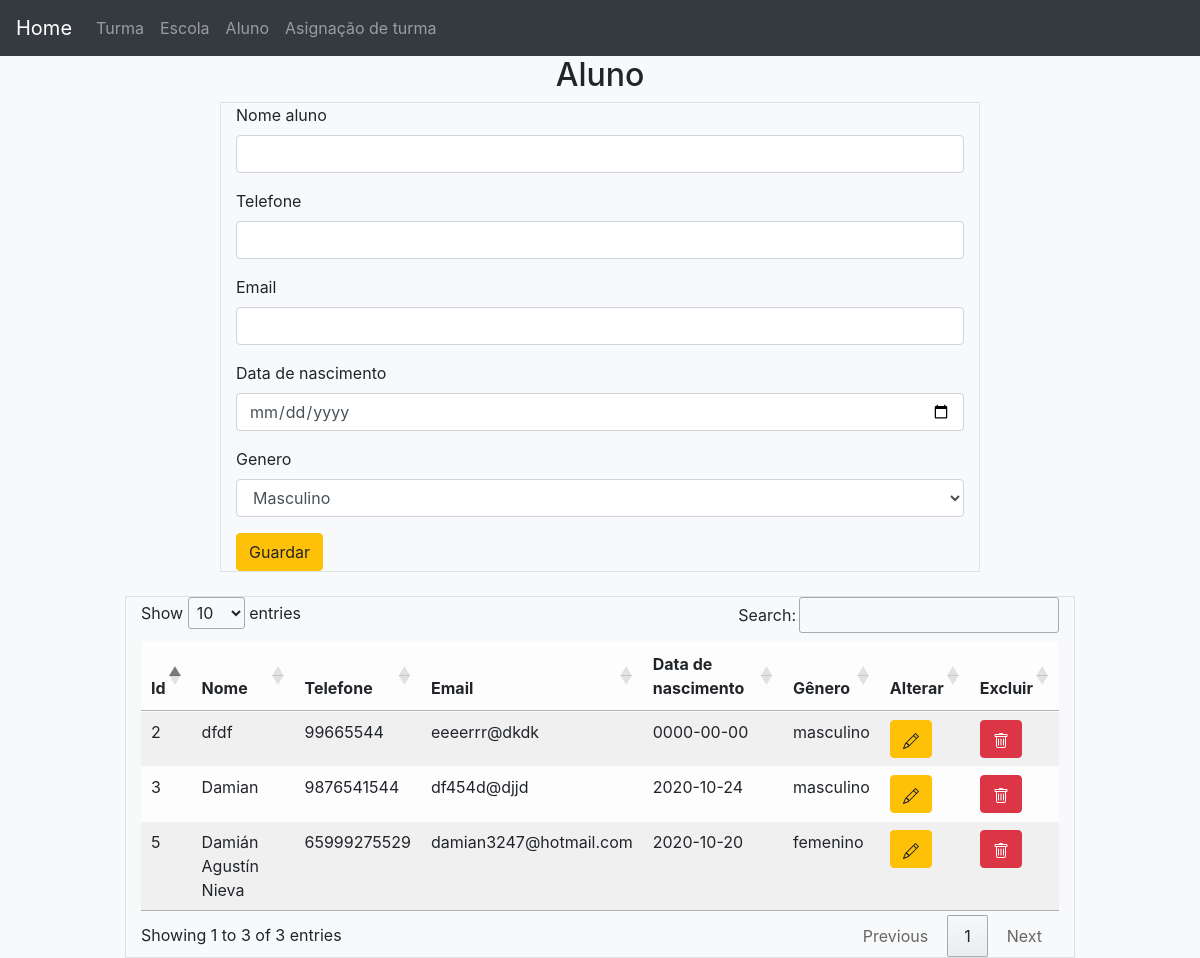
Page /alunos/painelAluno.php on the committed database.
### tables this page shows
CREATE TABLE `alunos` (
  `id_aluno` int(11) NOT NULL,
  `nome_aluno` varchar(400) DEFAULT NULL,
  `telefone` varchar(20) NOT NULL,
  `email` varchar(200) DEFAULT NULL,
  `data_nascimento` date NOT NULL,
  `genero` varchar(150) NOT NULL,
  `id_turma_fk` int(11) NOT NULL
);

### alunos/painelAluno.php (the view, shortened to what this page needs)
<?php
require '../includes/conexion.php';
?>
<!doctype html>
<html lang="en">
<head>
    <?php include "../includes/css.php"; ?>
</head>
<body class="bg-light">
    <?php include "../navbar.php"; ?>
    <div class="container">
        <div class="row">
            <h2 class="mx-auto">Aluno</h2>
        </div>
        <div class="row">
            <div class="col-8 offset-2 border">
                <form action="alunos/insertaluno.php" method="post">
                    <div class="form-group">
                        <label for="nome">Nome aluno</label>
                        <input type="text" class="form-control" name="nome" id="nome" required>
                    </div>
                    <div class="form-group">
                        <label for="telefone">Telefone</label>
                        <input type="number" class="form-control" name="telefone" id="telefone">
                    </div>
                    <div class="form-group">
                        <label for="email">Email</label>
                        <input type="email" class="form-control" name="email" id="email" required>
                    </div>
                    <div class="form-group">
                        <label for="dataNascimento">Data de nascimento</label>
                        <input type="date" class="form-control" name="dataNascimento" id="dataNascimento">
                    </div>
                    <div class="form-group">
                        <label for="genero">Genero</label>
                        <select name="genero" id="genero" class="form-control">
                            <option value="masculino">Masculino</option>
                        </select>
                    </div>
                    <button type="submit" class="btn btn-warning d-flex justify-content-center">Guardar</button>
                </form>
            </div>
        </div>
    </div>
    <br>
    <div class="container">
        <div class="row">
            <div class="col-10 offset-1 border">
                <table class="table table-striped table-hover table-light">
                    <thead>
                        <tr>
                            <th>Id</th>
                            <th>Nome</th>
                            <th>Telefone</th>
                            <th>Email</th>
                            <th>Data de nascimento</th>
                            <th>Gênero</th>
                            <th>Alterar</th>
                            <th>Excluir</th>
                        </tr>
                    </thead>
                    <tbody>
                        <?php
                        $querySelect = "SELECT * FROM alunos";
                        $result = $conn->query($querySelect);
                        if ($result->num_rows > 0) {
                            while ($row = $result->fetch_assoc()) {
                        ?>
                                <tr>
                                    <td><?= $row["id_aluno"]; ?></td>
                                    <td><?= $row["nome_aluno"]; ?></td>
                                    <td><?= $row["telefone"]; ?></td>
                                    <td><?= $row["email"]; ?></td>
                                    <td><?= $row["data_nascimento"]; ?></td>
                                    <td><?= $row["genero"]; ?></td>
                                    <td>
                                        <button data-id-aluno="<?= $row["id_aluno"]; ?>" data-nome-aluno="<?= $row["nome_aluno"]; ?>" data-telefone="<?= $row["telefone"]; ?>" data-email="<?= $row["email"]; ?>" data-data-nascimento="<?= $row["data_nascimento"]; ?>" data-genero="<?= $row["genero"]; ?>" class="btn btn-warning btnAlterar" data-toggle="modal" data-target="#modalAlterar">
                                        </button>
                                    </td>
                                    <td>
                                        <form action="alunos/deleteAluno.php" method="post">
                                            <button class="btn btn-danger">
                                            </button>
                                        </form>
                                    </td>
                                </tr>
                        <?php
                            }
                        }
                        ?>
                    </tbody>
                </table>
            </div>
        </div>
    </div>
</body>
</html>

### Includes/css.php (shortened to what this page needs)
<link rel="stylesheet" href="https://stackpath.bootstrapcdn.com/bootstrap/4.5.2/css/bootstrap.min.css">
<link rel="stylesheet" href="//cdn.datatables.net/1.10.22/css/jquery.dataTables.min.css">

### navbar.php (shortened to what this page needs)
<nav class="navbar navbar-expand-lg navbar-dark bg-dark">
  <a class="navbar-brand" href="index.php">Home</a>
  <div class="collapse navbar-collapse" id="navbarSupportedContent">
    <ul class="navbar-nav mr-auto">
      <li class="nav-item">
        <a class="nav-link" href="turma/painelTurma.php">Turma</a>
      </li>
      <li class="nav-item">
        <a class="nav-link" href="escola/painelEscola.php">Escola</a>
      </li>
      <li class="nav-item">
        <a class="nav-link" href="alunos/painelAluno.php">Aluno</a>
      </li>
      <li class="nav-item">
        <a class="nav-link" href="asignacao_turma_aluno/painel.php">Asignação de turma</a>
      </li>
    </ul>
  </div>
</nav>

### rows in the picture
alunos: id_aluno "2", nome_aluno "dfdf", telefone "99665544", email "eeeerrr@dkdk", data_nascimento "0000-00-00", genero "masculino"
alunos: id_aluno "3", nome_aluno "Damian", telefone "9876541544", email "df454d@djjd", data_nascimento "2020-10-24", genero "masculino"
alunos: id_aluno "5", nome_aluno "Damián Agustín Nieva", telefone "65999275529", email "damian3247@hotmail.com", data_nascimento "2020-10-20", genero "femenino"
